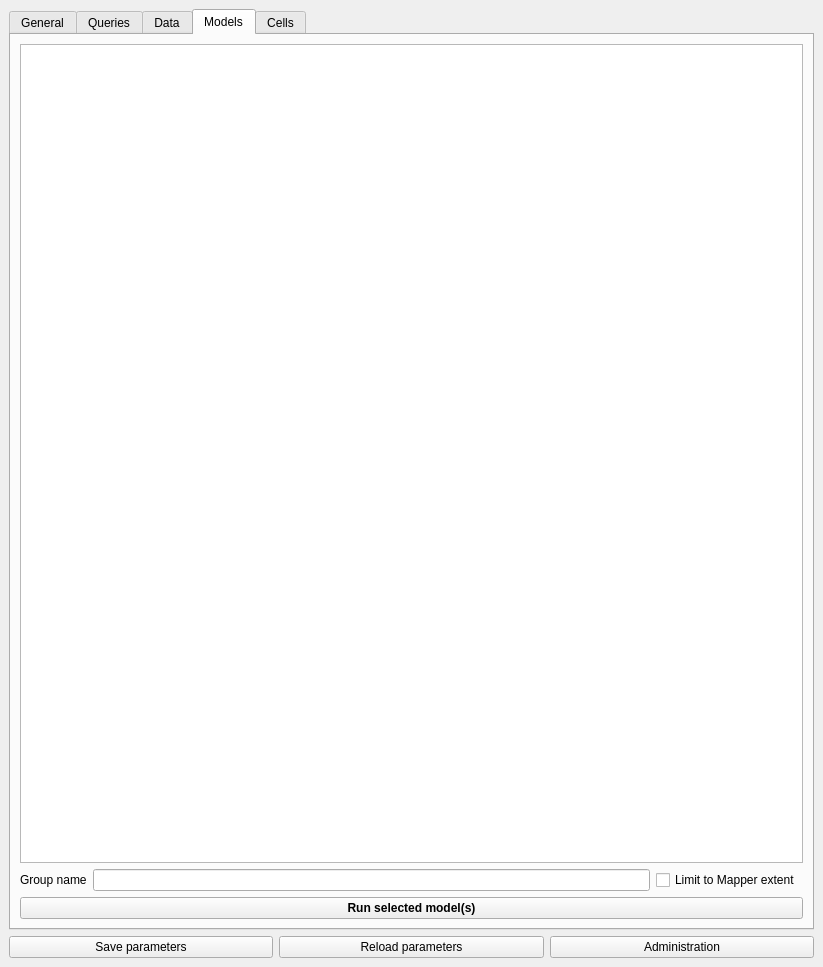
<?xml version="1.0" encoding="UTF-8"?>
<ui version="4.0">
 <class>FloodDamageCostDockWidgetBase</class>
 <widget class="QDockWidget" name="FloodDamageCostDockWidgetBase">
  <property name="geometry">
   <rect>
    <x>0</x>
    <y>0</y>
    <width>823</width>
    <height>967</height>
   </rect>
  </property>
  <property name="windowTitle">
   <string>Estimation of flood damage costs</string>
  </property>
  <widget class="QWidget" name="dockWidgetContents">
   <layout class="QVBoxLayout" name="verticalLayout_3">
    <item>
     <widget class="QTabWidget" name="twFloodDamageCost">
      <property name="currentIndex">
       <number>3</number>
      </property>
      <widget class="QWidget" name="tab">
       <attribute name="title">
        <string>General</string>
       </attribute>
       <layout class="QVBoxLayout" name="verticalLayout">
        <item>
         <widget class="QGroupBox" name="gbDatabase">
          <property name="title">
           <string>Database source</string>
          </property>
          <property name="checkable">
           <bool>false</bool>
          </property>
          <property name="checked">
           <bool>false</bool>
          </property>
          <layout class="QGridLayout" name="gridLayout">
           <item row="0" column="0">
            <widget class="QLabel" name="label_7">
             <property name="sizePolicy">
              <sizepolicy hsizetype="Preferred" vsizetype="Preferred">
               <horstretch>0</horstretch>
               <verstretch>0</verstretch>
              </sizepolicy>
             </property>
             <property name="text">
              <string>Database</string>
             </property>
            </widget>
           </item>
           <item row="0" column="1">
            <widget class="QComboBox" name="cbDatabase">
             <property name="sizePolicy">
              <sizepolicy hsizetype="Preferred" vsizetype="Fixed">
               <horstretch>5</horstretch>
               <verstretch>0</verstretch>
              </sizepolicy>
             </property>
            </widget>
           </item>
           <item row="0" column="2">
            <widget class="QPushButton" name="pbDatabase">
             <property name="sizePolicy">
              <sizepolicy hsizetype="Minimum" vsizetype="Fixed">
               <horstretch>0</horstretch>
               <verstretch>0</verstretch>
              </sizepolicy>
             </property>
             <property name="text">
              <string/>
             </property>
            </widget>
           </item>
           <item row="1" column="0">
            <widget class="QLabel" name="label_8">
             <property name="sizePolicy">
              <sizepolicy hsizetype="Preferred" vsizetype="Preferred">
               <horstretch>0</horstretch>
               <verstretch>0</verstretch>
              </sizepolicy>
             </property>
             <property name="text">
              <string>Parameter table</string>
             </property>
            </widget>
           </item>
           <item row="1" column="1">
            <widget class="QLineEdit" name="leParameterTable">
             <property name="sizePolicy">
              <sizepolicy hsizetype="Expanding" vsizetype="Fixed">
               <horstretch>5</horstretch>
               <verstretch>0</verstretch>
              </sizepolicy>
             </property>
            </widget>
           </item>
           <item row="1" column="2">
            <widget class="QPushButton" name="pbParameterShow">
             <property name="sizePolicy">
              <sizepolicy hsizetype="Minimum" vsizetype="Fixed">
               <horstretch>0</horstretch>
               <verstretch>0</verstretch>
              </sizepolicy>
             </property>
             <property name="text">
              <string/>
             </property>
            </widget>
           </item>
          </layout>
         </widget>
        </item>
        <item>
         <widget class="QTreeView" name="tvGeneral"/>
        </item>
       </layout>
      </widget>
      <widget class="QWidget" name="tab_5">
       <attribute name="title">
        <string>Queries</string>
       </attribute>
       <layout class="QVBoxLayout" name="verticalLayout_6">
        <item>
         <widget class="QTreeView" name="tvQueries"/>
        </item>
       </layout>
      </widget>
      <widget class="QWidget" name="tab_4">
       <attribute name="title">
        <string>Data</string>
       </attribute>
       <layout class="QVBoxLayout" name="verticalLayout_5">
        <item>
         <widget class="QTreeView" name="tvData"/>
        </item>
       </layout>
      </widget>
      <widget class="QWidget" name="tab_2">
       <attribute name="title">
        <string>Models</string>
       </attribute>
       <layout class="QVBoxLayout" name="verticalLayout_2">
        <item>
         <widget class="QTreeView" name="tvModels"/>
        </item>
        <item>
         <layout class="QHBoxLayout" name="horizontalLayout_8">
          <item>
           <widget class="QLabel" name="label">
            <property name="text">
             <string>Group name</string>
            </property>
           </widget>
          </item>
          <item>
           <widget class="QLineEdit" name="leGroupName">
            <property name="sizePolicy">
             <sizepolicy hsizetype="Expanding" vsizetype="Fixed">
              <horstretch>5</horstretch>
              <verstretch>0</verstretch>
             </sizepolicy>
            </property>
            <property name="text">
             <string/>
            </property>
           </widget>
          </item>
          <item>
           <widget class="QCheckBox" name="chbLimit">
            <property name="text">
             <string>Limit to Mapper extent </string>
            </property>
           </widget>
          </item>
         </layout>
        </item>
        <item>
         <widget class="QPushButton" name="pbModelRun">
          <property name="font">
           <font>
            <weight>75</weight>
            <bold>true</bold>
           </font>
          </property>
          <property name="text">
           <string>Run selected model(s)</string>
          </property>
         </widget>
        </item>
       </layout>
      </widget>
      <widget class="QWidget" name="tab_6">
       <attribute name="title">
        <string>Cells</string>
       </attribute>
       <layout class="QVBoxLayout" name="verticalLayout_9">
        <item>
         <widget class="QGroupBox" name="groupBox_3">
          <property name="title">
           <string>Create cell layer</string>
          </property>
          <layout class="QVBoxLayout" name="verticalLayout_8">
           <item>
            <layout class="QHBoxLayout" name="horizontalLayout_2">
             <item>
              <widget class="QLabel" name="label_10">
               <property name="sizePolicy">
                <sizepolicy hsizetype="Preferred" vsizetype="Preferred">
                 <horstretch>1</horstretch>
                 <verstretch>0</verstretch>
                </sizepolicy>
               </property>
               <property name="text">
                <string>Layername</string>
               </property>
              </widget>
             </item>
             <item>
              <widget class="QLineEdit" name="leLayerName">
               <property name="sizePolicy">
                <sizepolicy hsizetype="Expanding" vsizetype="Fixed">
                 <horstretch>4</horstretch>
                 <verstretch>0</verstretch>
                </sizepolicy>
               </property>
              </widget>
             </item>
            </layout>
           </item>
           <item>
            <layout class="QHBoxLayout" name="horizontalLayout_4">
             <item>
              <layout class="QFormLayout" name="formLayout">
               <item row="0" column="0">
                <widget class="QLabel" name="label_11">
                 <property name="sizePolicy">
                  <sizepolicy hsizetype="Preferred" vsizetype="Preferred">
                   <horstretch>0</horstretch>
                   <verstretch>0</verstretch>
                  </sizepolicy>
                 </property>
                 <property name="text">
                  <string>Cell dimension (m.)</string>
                 </property>
                </widget>
               </item>
               <item row="0" column="1">
                <widget class="QDoubleSpinBox" name="dsbCellSize">
                 <property name="sizePolicy">
                  <sizepolicy hsizetype="Minimum" vsizetype="Fixed">
                   <horstretch>4</horstretch>
                   <verstretch>0</verstretch>
                  </sizepolicy>
                 </property>
                 <property name="maximum">
                  <double>10000.000000000000000</double>
                 </property>
                 <property name="singleStep">
                  <double>50.000000000000000</double>
                 </property>
                </widget>
               </item>
               <item row="1" column="0">
                <widget class="QLabel" name="label_5">
                 <property name="sizePolicy">
                  <sizepolicy hsizetype="Preferred" vsizetype="Preferred">
                   <horstretch>1</horstretch>
                   <verstretch>0</verstretch>
                  </sizepolicy>
                 </property>
                 <property name="text">
                  <string>X minimum</string>
                 </property>
                </widget>
               </item>
               <item row="1" column="1">
                <widget class="QDoubleSpinBox" name="dsbXMin">
                 <property name="sizePolicy">
                  <sizepolicy hsizetype="Minimum" vsizetype="Fixed">
                   <horstretch>0</horstretch>
                   <verstretch>0</verstretch>
                  </sizepolicy>
                 </property>
                 <property name="maximum">
                  <double>10000000.000000000000000</double>
                 </property>
                 <property name="singleStep">
                  <double>1000.000000000000000</double>
                 </property>
                </widget>
               </item>
               <item row="2" column="0">
                <widget class="QLabel" name="label_12">
                 <property name="sizePolicy">
                  <sizepolicy hsizetype="Preferred" vsizetype="Preferred">
                   <horstretch>1</horstretch>
                   <verstretch>0</verstretch>
                  </sizepolicy>
                 </property>
                 <property name="text">
                  <string>Y minimum</string>
                 </property>
                </widget>
               </item>
               <item row="2" column="1">
                <widget class="QDoubleSpinBox" name="dsbYMin">
                 <property name="sizePolicy">
                  <sizepolicy hsizetype="Minimum" vsizetype="Fixed">
                   <horstretch>0</horstretch>
                   <verstretch>0</verstretch>
                  </sizepolicy>
                 </property>
                 <property name="maximum">
                  <double>10000000.000000000000000</double>
                 </property>
                 <property name="singleStep">
                  <double>1000.000000000000000</double>
                 </property>
                </widget>
               </item>
              </layout>
             </item>
             <item>
              <layout class="QFormLayout" name="formLayout_2">
               <item row="0" column="0" colspan="2">
                <widget class="QLabel" name="label_14">
                 <property name="sizePolicy">
                  <sizepolicy hsizetype="Preferred" vsizetype="Preferred">
                   <horstretch>4</horstretch>
                   <verstretch>0</verstretch>
                  </sizepolicy>
                 </property>
                 <property name="text">
                  <string>(Cells are always square)</string>
                 </property>
                </widget>
               </item>
               <item row="1" column="0">
                <widget class="QLabel" name="label_6">
                 <property name="sizePolicy">
                  <sizepolicy hsizetype="Preferred" vsizetype="Preferred">
                   <horstretch>1</horstretch>
                   <verstretch>0</verstretch>
                  </sizepolicy>
                 </property>
                 <property name="text">
                  <string>X maximum</string>
                 </property>
                </widget>
               </item>
               <item row="1" column="1">
                <widget class="QDoubleSpinBox" name="dsbXMax">
                 <property name="sizePolicy">
                  <sizepolicy hsizetype="Minimum" vsizetype="Fixed">
                   <horstretch>4</horstretch>
                   <verstretch>0</verstretch>
                  </sizepolicy>
                 </property>
                 <property name="maximum">
                  <double>10000000.000000000000000</double>
                 </property>
                 <property name="singleStep">
                  <double>1000.000000000000000</double>
                 </property>
                </widget>
               </item>
               <item row="2" column="0">
                <widget class="QLabel" name="label_13">
                 <property name="sizePolicy">
                  <sizepolicy hsizetype="Preferred" vsizetype="Preferred">
                   <horstretch>1</horstretch>
                   <verstretch>0</verstretch>
                  </sizepolicy>
                 </property>
                 <property name="text">
                  <string>Y maximum</string>
                 </property>
                </widget>
               </item>
               <item row="2" column="1">
                <widget class="QDoubleSpinBox" name="dsbYMax">
                 <property name="sizePolicy">
                  <sizepolicy hsizetype="Minimum" vsizetype="Fixed">
                   <horstretch>4</horstretch>
                   <verstretch>0</verstretch>
                  </sizepolicy>
                 </property>
                 <property name="maximum">
                  <double>10000000.000000000000000</double>
                 </property>
                 <property name="singleStep">
                  <double>1000.000000000000000</double>
                 </property>
                </widget>
               </item>
              </layout>
             </item>
            </layout>
           </item>
           <item>
            <layout class="QHBoxLayout" name="horizontalLayout_7">
             <item>
              <widget class="QPushButton" name="pbMapperExtents">
               <property name="sizePolicy">
                <sizepolicy hsizetype="Minimum" vsizetype="Fixed">
                 <horstretch>9</horstretch>
                 <verstretch>0</verstretch>
                </sizepolicy>
               </property>
               <property name="text">
                <string>mapper extents</string>
               </property>
              </widget>
             </item>
             <item>
              <widget class="QPushButton" name="pbCreateCellLayer">
               <property name="sizePolicy">
                <sizepolicy hsizetype="Minimum" vsizetype="Fixed">
                 <horstretch>9</horstretch>
                 <verstretch>0</verstretch>
                </sizepolicy>
               </property>
               <property name="text">
                <string>Create new cell layer</string>
               </property>
              </widget>
             </item>
            </layout>
           </item>
          </layout>
         </widget>
        </item>
        <item>
         <widget class="QGroupBox" name="groupBox_2">
          <property name="title">
           <string>Choose cell layer</string>
          </property>
          <layout class="QVBoxLayout" name="verticalLayout_7">
           <item>
            <layout class="QHBoxLayout" name="horizontalLayout_3">
             <item>
              <widget class="QLabel" name="label_9">
               <property name="sizePolicy">
                <sizepolicy hsizetype="Preferred" vsizetype="Preferred">
                 <horstretch>0</horstretch>
                 <verstretch>0</verstretch>
                </sizepolicy>
               </property>
               <property name="text">
                <string>Cell layer</string>
               </property>
              </widget>
             </item>
             <item>
              <widget class="QComboBox" name="cbCellLayer">
               <property name="sizePolicy">
                <sizepolicy hsizetype="Preferred" vsizetype="Fixed">
                 <horstretch>5</horstretch>
                 <verstretch>0</verstretch>
                </sizepolicy>
               </property>
              </widget>
             </item>
             <item>
              <widget class="QPushButton" name="pbUpdCellLayer">
               <property name="sizePolicy">
                <sizepolicy hsizetype="Minimum" vsizetype="Fixed">
                 <horstretch>0</horstretch>
                 <verstretch>0</verstretch>
                </sizepolicy>
               </property>
               <property name="text">
                <string/>
               </property>
              </widget>
             </item>
            </layout>
           </item>
           <item>
            <widget class="QPushButton" name="pbClearValues">
             <property name="sizePolicy">
              <sizepolicy hsizetype="Minimum" vsizetype="Fixed">
               <horstretch>9</horstretch>
               <verstretch>0</verstretch>
              </sizepolicy>
             </property>
             <property name="text">
              <string>Clear values from chosen layer</string>
             </property>
            </widget>
           </item>
          </layout>
         </widget>
        </item>
        <item>
         <widget class="QTreeView" name="tvCells"/>
        </item>
        <item>
         <layout class="QHBoxLayout" name="horizontalLayout_5">
          <item>
           <widget class="QPushButton" name="pbDamage">
            <property name="sizePolicy">
             <sizepolicy hsizetype="Minimum" vsizetype="Fixed">
              <horstretch>9</horstretch>
              <verstretch>0</verstretch>
             </sizepolicy>
            </property>
            <property name="text">
             <string>Damage loss</string>
            </property>
           </widget>
          </item>
          <item>
           <widget class="QPushButton" name="pbValue">
            <property name="sizePolicy">
             <sizepolicy hsizetype="Minimum" vsizetype="Fixed">
              <horstretch>9</horstretch>
              <verstretch>0</verstretch>
             </sizepolicy>
            </property>
            <property name="text">
             <string>Value loss</string>
            </property>
           </widget>
          </item>
          <item>
           <widget class="QPushButton" name="pbRisk">
            <property name="sizePolicy">
             <sizepolicy hsizetype="Minimum" vsizetype="Fixed">
              <horstretch>9</horstretch>
              <verstretch>0</verstretch>
             </sizepolicy>
            </property>
            <property name="text">
             <string>Risk</string>
            </property>
           </widget>
          </item>
          <item>
           <widget class="QPushButton" name="pbClearAll">
            <property name="sizePolicy">
             <sizepolicy hsizetype="Minimum" vsizetype="Fixed">
              <horstretch>9</horstretch>
              <verstretch>0</verstretch>
             </sizepolicy>
            </property>
            <property name="text">
             <string>Clear all</string>
            </property>
           </widget>
          </item>
         </layout>
        </item>
        <item>
         <layout class="QHBoxLayout" name="horizontalLayout_6">
          <item>
           <widget class="QPushButton" name="pbUpdateLayerTree">
            <property name="sizePolicy">
             <sizepolicy hsizetype="Minimum" vsizetype="Fixed">
              <horstretch>9</horstretch>
              <verstretch>0</verstretch>
             </sizepolicy>
            </property>
            <property name="text">
             <string>Update layer tree</string>
            </property>
           </widget>
          </item>
          <item>
           <widget class="QPushButton" name="pbCellExtract">
            <property name="sizePolicy">
             <sizepolicy hsizetype="Minimum" vsizetype="Fixed">
              <horstretch>9</horstretch>
              <verstretch>0</verstretch>
             </sizepolicy>
            </property>
            <property name="font">
             <font>
              <weight>75</weight>
              <bold>true</bold>
             </font>
            </property>
            <property name="text">
             <string>Run cell extraction</string>
            </property>
           </widget>
          </item>
         </layout>
        </item>
       </layout>
      </widget>
     </widget>
    </item>
    <item>
     <layout class="QHBoxLayout" name="horizontalLayout">
      <item>
       <widget class="QPushButton" name="pbParameterSave">
        <property name="text">
         <string>Save parameters</string>
        </property>
       </widget>
      </item>
      <item>
       <widget class="QPushButton" name="pbParameterReset">
        <property name="text">
         <string>Reload parameters</string>
        </property>
       </widget>
      </item>
      <item>
       <widget class="QPushButton" name="pbAdministration">
        <property name="text">
         <string>Administration</string>
        </property>
       </widget>
      </item>
     </layout>
    </item>
   </layout>
  </widget>
 </widget>
 <resources/>
 <connections/>
</ui>
